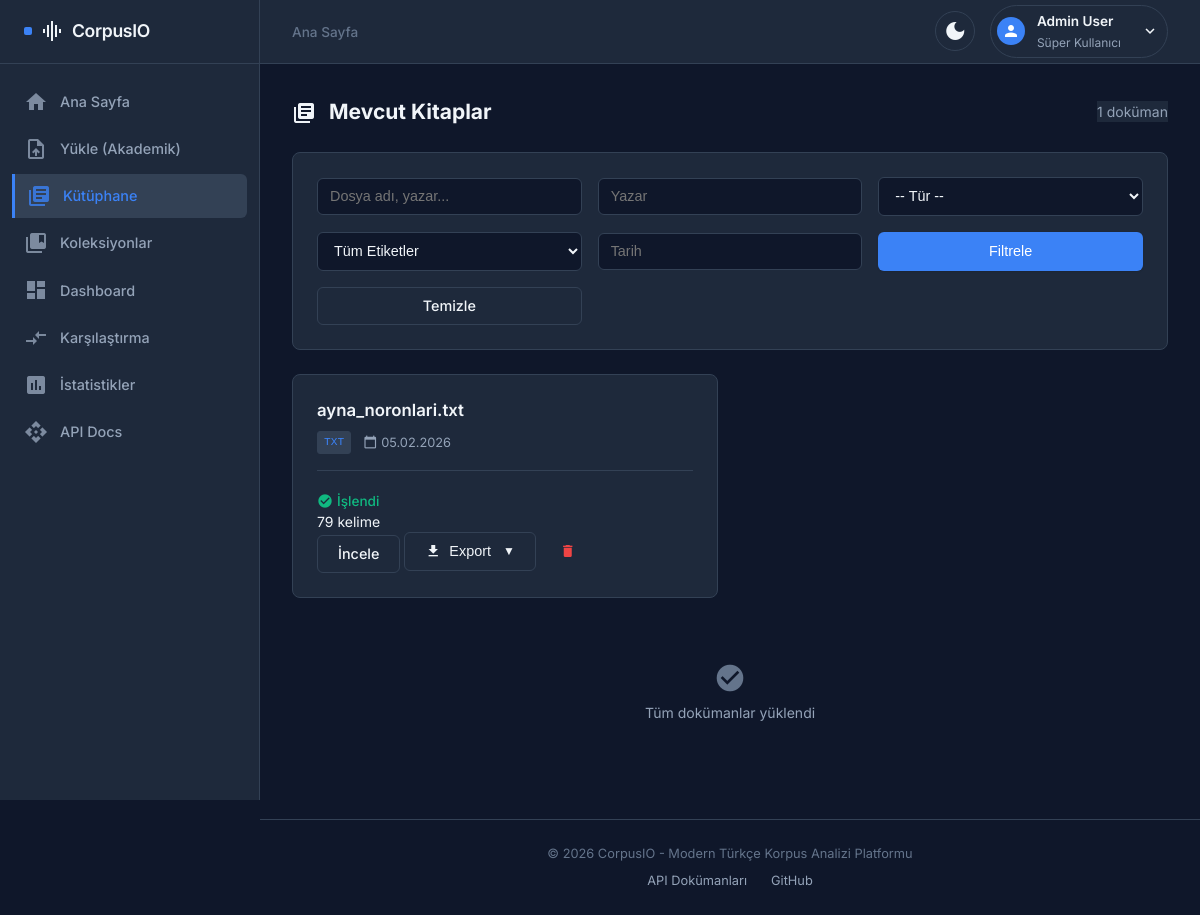
The page /library/ (signed in) on the database as committed earlier.
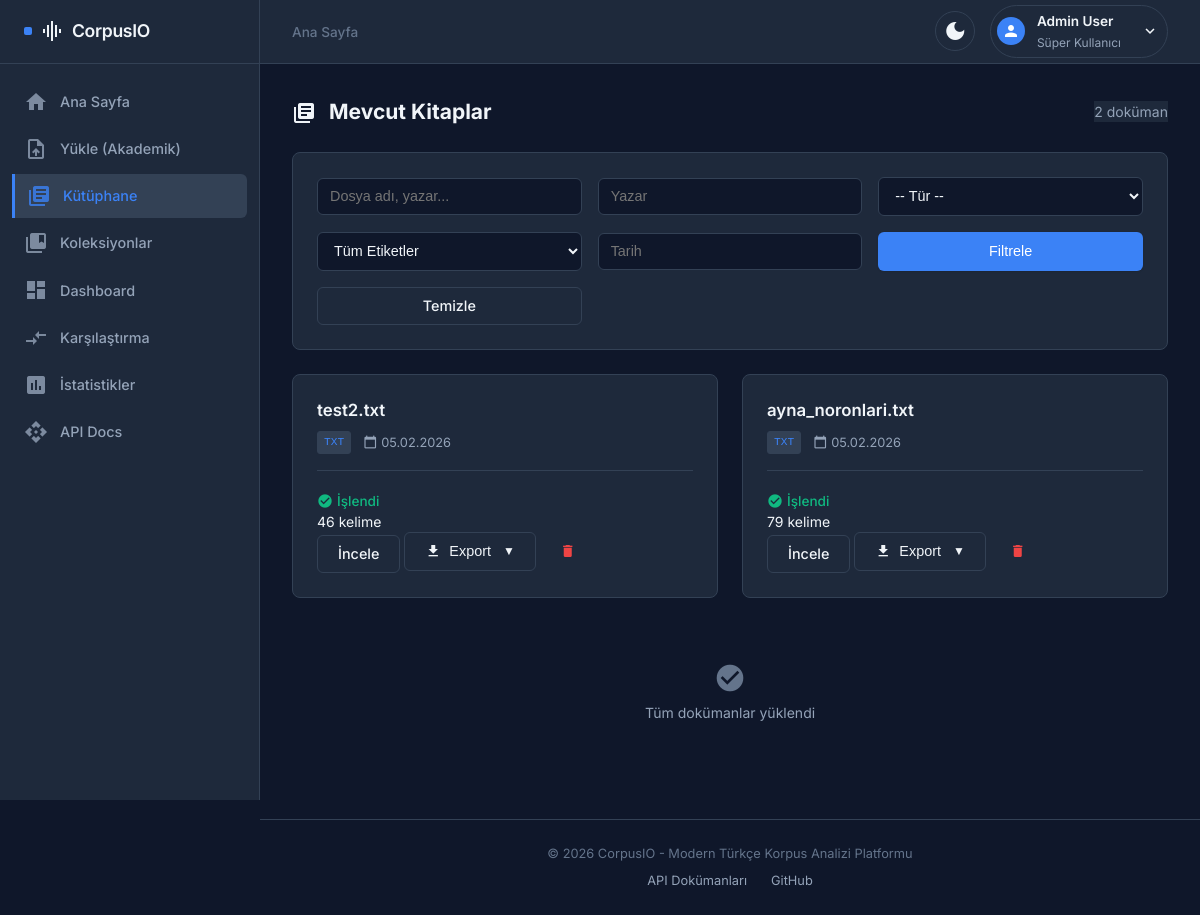
The same page on the database as committed later.
### corpus/models.py (models this page shows, shortened)
class Document(models.Model):
    filename = models.CharField(max_length=255, verbose_name="Dosya Adı")
    file = models.FileField(upload_to='documents/%Y/%m/', verbose_name="Dosya")
    format = models.CharField(max_length=10, verbose_name="Format")
    upload_date = models.DateTimeField(default=timezone.now, verbose_name="Yüklenme Tarihi")
    processed = models.BooleanField(default=False, verbose_name="İşlendi mi?")
    author = models.CharField(max_length=255, blank=True, verbose_name="Yazar")
    genre = models.CharField(max_length=100, blank=True, verbose_name="Tür")
    language = models.CharField(max_length=10, default='tr', verbose_name="Dil")
    source = models.CharField(max_length=255, blank=True, verbose_name="Kaynak")
    GRADE_LEVEL_CHOICES = [
        ('PRE', 'Okul Öncesi'),
        ('1', '1. Sınıf'),
        ('2', '2. Sınıf'),
        ('3', '3. Sınıf'),
        ('4', '4. Sınıf'),
        ('5', '5. Sınıf'),
        ('6', '6. Sınıf'),
        ('7', '7. Sınıf'),
        ('8', '8. Sınıf'),
        ('9', '9. Sınıf'),
        ('10', '10. Sınıf'),
        ('11', '11. Sınıf'),
        ('12', '12. Sınıf'),
        ('UNI', 'Üniversite/Akademik'),
        ('GEN', 'Genel/Yetişkin'),
    ]
    grade_level = models.CharField(
        max_length=10,
        choices=GRADE_LEVEL_CHOICES,
        blank=True,
        null=True,
        verbose_name="Sınıf Seviyesi"
    )
    subject = models.CharField(max_length=100, blank=True, verbose_name="Ders/Alan")
    publisher = models.CharField(max_length=255, blank=True, verbose_name="Yayınevi")
    publication_year = models.IntegerField(null=True, blank=True, verbose_name="Basım Yılı")
    isbn = models.CharField(max_length=20, blank=True, verbose_name="ISBN")
    metadata = models.JSONField(
        default=dict,
        blank=True,
        verbose_name="Ek Metadata",
        help_text="Diğer detaylar (JSON)"
    )
    tags = models.ManyToManyField(
        Tag,
        related_name='documents',
        blank=True,
        verbose_name="Etiketler"
    )
    class Meta:
        ordering = ['-upload_date']
        verbose_name = "Belge"
        verbose_name_plural = "Belgeler"
    def get_word_count(self):
        if hasattr(self, 'content') and self.content.cleaned_text:
            return len(self.content.cleaned_text.split())
        return 0

class Content(models.Model):
    document = models.OneToOneField(
        Document,
        on_delete=models.CASCADE,
        related_name='content',
        verbose_name="Belge"
    )
    raw_text = models.TextField(blank=True, verbose_name="Ham Metin")
    cleaned_text = models.TextField(blank=True, verbose_name="Temiz Metin")
    class Meta:
        verbose_name = "İçerik"
        verbose_name_plural = "İçerikler"

### corpus/views.py (the view, shortened to what this page needs)
# urls.py: path('library/', views.library_view, name='library'),
@login_required
@login_required
@ensure_csrf_cookie
def library_view(request):
    documents = Document.objects.all().order_by('-upload_date')
    author_filter = request.GET.get('author')
    genre_filter = request.GET.get('genre')
    date_filter = request.GET.get('date')
    search_query = request.GET.get('q')
    tag_filter = request.GET.get('tag')  # New: Tag filter
    if author_filter:
        documents = documents.filter(metadata__author__icontains=author_filter)
    if genre_filter:
        documents = documents.filter(metadata__genre=genre_filter)
    if date_filter:
        documents = documents.filter(metadata__date__icontains=date_filter)
    if tag_filter:
        documents = documents.filter(tags__slug=tag_filter)
    from django.core.paginator import Paginator, EmptyPage, PageNotAnInteger
    paginator = Paginator(documents, 20)  # Reduced from 50 for smooth infinite scroll
    page_number = request.GET.get('page')
    try:
        page_obj = paginator.get_page(page_number)
    except PageNotAnInteger:
        page_obj = paginator.page(1)
    except EmptyPage:
        page_obj = paginator.page(paginator.num_pages)
    from .models import Tag
    all_tags = Tag.objects.all().order_by('name')
    all_genres = set()
    if Document.objects.exists():
        for doc in Document.objects.only('metadata').order_by('-id')[:1000]:
            if doc.metadata and doc.metadata.get('genre'):
                all_genres.add(doc.metadata['genre'])
    context = {
        'documents': page_obj, # Pass page_obj instead of full queryset
        'page_obj': page_obj,  # Explicit naming for template clarity
        'all_genres': sorted(all_genres),
        'all_tags': all_tags,  # Add tags to context
        'active_tab': 'library'
    }
    return render(request, 'corpus/library.html', context)

### corpus/models.py (called while the page is built)
    def get_document_count(self):
        return self.documents.count()

### corpus/templatetags/auth_extras.py (called while the page is built)
@register.filter(name='has_group')
def has_group(user, group_name):
    if not user.is_authenticated:
        return False
    return user.groups.filter(name=group_name).exists()

@register.filter(name='can_upload')
def can_upload(user):
    if not user.is_authenticated:
        return False
    return (
        user.groups.filter(name__in=['Academician', 'Developer']).exists()
        or user.is_superuser
    )

### templates/corpus/library.html (shortened to what this page needs)
{% extends "corpus/base.html" %}
{% block content %}
<div style="display:flex; justify-content:space-between; align-items:center; margin-bottom:1.5rem;">
    <h2><span class="material-icons" style="vertical-align:middle; margin-right:0.5rem;">library_books</span> Mevcut Kitaplar</h2>
    <span class="badge" style="background:var(--bg-surface); color:var(--text-secondary);">
        {{ page_obj.paginator.count }} doküman
    </span>
</div>
<div class="card filter-section">
    <form method="GET" class="filter-form">
        <div class="filter-grid">
            <input type="text" name="q" value="{{ request.GET.q }}" placeholder="Dosya adı, yazar..."
                class="form-control">
            <input type="text" name="author" value="{{ request.GET.author }}" placeholder="Yazar" class="form-control">
            <select name="genre" class="form-control" id="genreSelect">
                <option value="">-- Tür --</option>
            </select>
            <select name="tag" id="tagSelect" class="form-control">
                <option value="">Tüm Etiketler</option>
            </select>
            <input type="text" name="date" value="{{ request.GET.date }}" placeholder="Tarih" class="form-control">
            <button type="submit" class="btn btn-primary">Filtrele</button>
            <a href="{% url 'corpus:library' %}" class="btn btn-outline" style="text-align:center;">Temizle</a>
        </div>
    </form>
</div>
{% if documents %}
<div class="documents-grid" id="documentsGrid">
    {% for doc in documents %}
    <div class="card document-card">
        <h3>{{ doc.filename }}</h3>
        <p class="meta">
            <span class="format-badge">{{ doc.format }}</span>
            <span class="date" style="display:flex; align-items:center; gap:0.25rem;">
                <span class="material-icons" style="font-size:14px;">calendar_today</span>
                {{ doc.upload_date|date:"d.m.Y" }}
            </span>
        </p>
        <p class="status">
            {% if doc.processed %}
            <span
                style="display:flex; align-items:center; gap:0.25rem; color:var(--accent-success); font-weight:500; font-size:0.85rem;">
                <span class="material-icons" style="font-size:16px;">check_circle</span> İşlendi
            </span>
            <span class="word-count">{{ doc.get_word_count }} kelime</span>
            {% else %}
            <span
                style="display:flex; align-items:center; gap:0.25rem; color:var(--text-secondary); font-size:0.85rem;">
                <span class="material-icons" style="font-size:16px;">hourglass_empty</span> Bekliyor
            </span>
            {% endif %}
        </p>
        <div class="actions">
            {% if doc.processed %}
            <a href="{% url 'corpus:analysis' doc.id %}" class="btn btn-secondary btn-small">İncele</a>
            <div class="dropdown" style="display:inline-block; position:relative;">
                <button class="btn btn-outline btn-small dropdown-toggle" type="button"
                        data-doc-id="{{ doc.id }}">
                    <span class="material-icons" style="font-size:16px;">download</span>
                    Export
                </button>
            </div>
            {% endif %}
            {% load auth_extras %}
            {% if request.user|has_group:"Academician" or request.user|has_group:"Developer" or request.user.is_superuser %}
            <form method="POST" action="{% url 'corpus:delete' doc.id %}" style="display:inline;"
                onsubmit="return confirm('Silmek istediğinize emin misiniz?');">
                <button type="submit" class="btn btn-small btn-danger" style="border:none;">
                    <span class="material-icons" style="font-size:16px;">delete</span>
                </button>
            </form>
            {% endif %}
        </div>
    </div>
    {% endfor %}
</div>
<div id="endOfResults" class="end-of-results" style="display: none;">
    <span class="material-icons" style="font-size: 2rem; color: var(--text-tertiary);">check_circle</span>
    <p style="color: var(--text-secondary); margin-top: 0.5rem;">Tüm dokümanlar yüklendi</p>
</div>
{% endif %}
{% endblock %}

### templates/corpus/base.html (shortened to what this page needs)
{% load static %}
<!DOCTYPE html>
<html lang="tr">
<head>
    <link rel="stylesheet" href="{% static 'css/styles.css' %}?v=2">
</head>
<body>
    <aside class="sidebar">
        <div class="sidebar-header">
            <a href="{% url 'corpus:home' %}" class="logo-link">
                <h2 class="sidebar-logo"><span class="material-icons">graphic_eq</span> CorpusIO</h2>
            </a>
        </div>
        <nav class="sidebar-nav">
            <a href="{% url 'corpus:home' %}" class="nav-item {% if active_tab == 'home' %}active{% endif %}">
                <span class="material-icons nav-icon">home</span>
                <span class="nav-text">Ana Sayfa</span>
            </a>
            {% if user.is_authenticated %}
            {% load auth_extras %}
            {% if request.user|can_upload %}
            <a href="{% url 'corpus:upload' %}" class="nav-item {% if active_tab == 'upload' %}active{% endif %}">
                <span class="material-icons nav-icon">upload_file</span>
                <span class="nav-text">Yükle (Akademik)</span>
            </a>
            {% endif %}
            <a href="{% url 'corpus:library' %}" class="nav-item {% if active_tab == 'library' %}active{% endif %}">
                <span class="material-icons nav-icon">library_books</span>
                <span class="nav-text">Kütüphane</span>
            </a>
            <a href="{% url 'corpus:collections' %}"
                class="nav-item {% if active_tab == 'collections' %}active{% endif %}">
                <span class="material-icons nav-icon">collections_bookmark</span>
                <span class="nav-text">Koleksiyonlar</span>
            </a>
            <a href="{% url 'corpus:dashboard' %}" class="nav-item {% if active_tab == 'dashboard' %}active{% endif %}">
                <span class="material-icons nav-icon">dashboard</span>
                <span class="nav-text">Dashboard</span>
            </a>
            <a href="{% url 'corpus:comparison' %}"
                class="nav-item {% if active_tab == 'comparison' %}active{% endif %}">
                <span class="material-icons nav-icon">compare_arrows</span>
                <span class="nav-text">Karşılaştırma</span>
            </a>
            <a href="{% url 'corpus:statistics' %}"
                class="nav-item {% if active_tab == 'statistics' %}active{% endif %}">
                <span class="material-icons nav-icon">assessment</span>
                <span class="nav-text">İstatistikler</span>
            </a>
            <a href="/api/docs/" class="nav-item" target="_blank">
                <span class="material-icons nav-icon">api</span>
                <span class="nav-text">API Docs</span>
            </a>
            {% endif %}
        </nav>
    </aside>
    <div class="main-wrapper">
        <header class="top-header">
            <div class="breadcrumb">
                {% block breadcrumb %}
                <a href="{% url 'corpus:home' %}">Ana Sayfa</a>
                {% endblock %}
            </div>
            <div style="display: flex; align-items: center; gap: 15px;">
                <div class="theme-switcher">
                    <button class="theme-btn" onclick="toggleThemeMenu()" title="Tema Değiştir">
                        <span class="material-icons theme-icon">palette</span>
                    </button>
                </div>
                <div class="profile-section">
                    {% if user.is_authenticated %}
                    <div class="profile-dropdown" onclick="toggleDropdown()">
                        <div class="profile-avatar">
                            <span class="material-icons" style="font-size: 18px;">person</span>
                        </div>
                        <div class="profile-info">
                            <span class="profile-name">{{ user.get_full_name|default:user.username }}</span>
                            <span class="profile-role">
                                {% if user.is_superuser %}
                                Süper Kullanıcı
                                {% elif user.groups.all %}
                                {{ user.groups.first.name }}
                                {% else %}
                                Kullanıcı
                                {% endif %}
                            </span>
                        </div>
                        <span class="material-icons dropdown-arrow"
                            style="font-size: 18px; margin-left: 8px;">expand_more</span>
                    </div>
                    {% endif %}
                </div>
            </div>
        </header>
        <main class="content-area">
            {% block content %}{% endblock %}
        </main>
        <footer class="footer">
            <p>&copy; 2026 CorpusIO - Modern Türkçe Korpus Analizi Platformu</p>
            <div class="footer-links">
                <a href="/api/docs/" target="_blank">API Dokümanları</a>
                <a href="https://github.com/iatagun/OCRchestra" target="_blank">GitHub</a>
            </div>
        </footer>
    </div>
</body>
</html>

### templates/corpus/library.html (style rules this page uses)
.documents-grid { display: grid; grid-template-columns: repeat(auto-fill, minmax(350px, 1fr)); gap: 1.5rem; }
.filter-grid { display: grid; grid-template-columns: repeat(auto-fit, minmax(200px, 1fr)); gap: 1rem; align-items: center; }
.infinite-scroll-loader, .end-of-results { display: flex; flex-direction: column; align-items: center; justify-content: center; padding: 2rem; margin: 2rem 0; }
.dropdown-toggle::after { content: '▼'; margin-left: 0.25rem; font-size: 0.75rem; }

Rows that differ between the two databases and show on the page:
added Document: filename "test2.txt", format "TXT", upload_date "05.02.2026", get_word_count "46"
Other text that changed with them:
{{ page_obj.paginator.count }}: "1" → "2"
